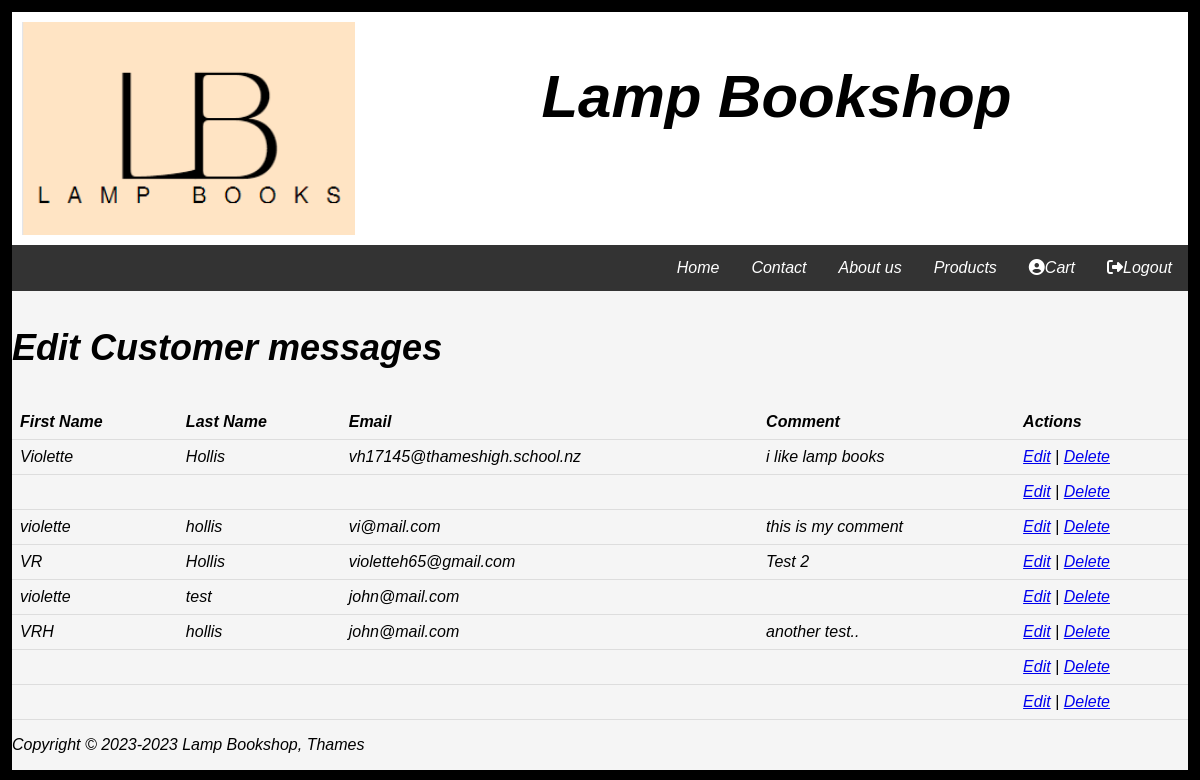
Before: /admin/admin.php (signed in) with the older database file.
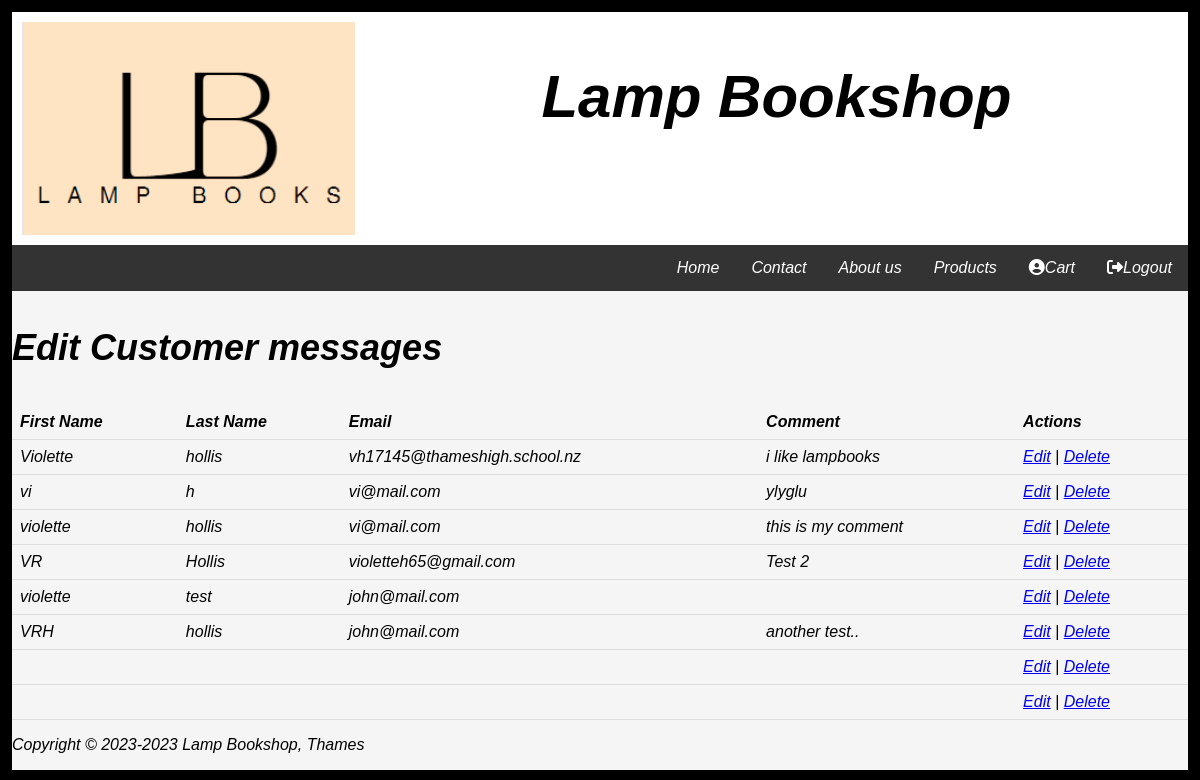
After: the same page with the newer database file.
### tables this page shows
CREATE TABLE IF NOT EXISTS `contact` (
  `id` int NOT NULL AUTO_INCREMENT,
  `fname` varchar(50) NOT NULL,
  `lname` varchar(50) NOT NULL,
  `email` varchar(100) NOT NULL,
  `comment` text NOT NULL,
  PRIMARY KEY (`id`)
);

### admin/admin.php (the view, shortened to what this page needs)
<!DOCTYPE html>
<html lang="en">
    <?php
if (!isset($_SESSION['loggedin'])) {
    header('Location: phplogin/login.php');
}else{
    ?>
<head>
    <link href="../css/style.css" rel="stylesheet" type="text/css">
</head>
    <body>
     <?php
if (isset($_SESSION['loggedin'])) {
     if ($_SESSION['name'] == 'admin'){
        include '../adminheader.php';
    }
    else{
    include 'loginheader.php';}
}
        else{
        include 'header.php';}
        ?>
         <div class="row">
             <h3>Edit Customer messages </h3>
             <?php
    require_once '../setup.php';
    $sql = "SELECT * FROM contact";
 $result = mysqli_query($conn, $sql);
 if (mysqli_num_rows($result) > 0) {
        echo '<table>';
        echo '<tr><th>First Name</th><th>Last Name</th><th>Email</th><th>Comment</th><th>Actions</th></tr>';
        while ($row = mysqli_fetch_assoc($result)) {
            echo '<tr>';
            echo '<td>' . $row['fname'] . '</td>';
            echo '<td>' . $row['lname'] . '</td>';
            echo '<td>' . $row['email'] . '</td>';
            echo '<td>' . $row['comment'] . '</td>';
            echo '<td><a href="edit.php?id=' . $row['id'] . ' ">Edit</a> | <a href="delete.php?id=' . $row['id'] .'">Delete</a></td>';
                     echo '</tr>';
        }
        echo '</table>';
      } else {
        echo 'No records found.';
    }
           ?>
    </div>
          <?php include '../footer.php';
}
        ?>
    </body>
</html>

### loginheader.php (shortened to what this page needs)
	<link rel="stylesheet" href="https://cdnjs.cloudflare.com/ajax/libs/font-awesome/6.2.0/css/all.min.css">
<div class ="header">
<div class="logorow">
<div class="logoleftside">
        <img src="images/logo1.png" alt="Logo" class="logo" width="200">
       </div>
       <div class="logorightside">
                <h1 style="font-size:5vw;">Lamp Bookshop</h1>
       </div>
       </div>
        </div>
            <div class="navbar">
<ul>
    <li><a href="phplogin/logout.php"><i class="fas fa-sign-out-alt"></i>Logout</a></li>
    <li><a href="cart.php"><i class="fas fa-user-circle"></i>Cart</a></li>
    <li class="dropdown">
    <a href="products.php" class="dropbtn">Products</a>
    </li>
    <li><a href="about.php">About us</a>
    </li>
    <li><a href="contact.php">Contact</a> </li>
    <li><a href="index.php">Home</a> </li>
</ul>
                </div>

### footer.php
<?php
echo "<p>Copyright &copy; 2023-" . date("Y") . " Lamp Bookshop, Thames</p>";
?>

### css/style.css (style rules this page uses)
html { background-color: whitesmoke; width: 100%; }
body { text-align: left; background-color: whitesmoke; border: 1vw solid black; font-style: italic; word-break: keep-all; }
h3 { font-size:3vw; text-align: center; }
h1 { text-align: center; }
* { box-sizing: border-box; }
.row { display: flex; flex-wrap: wrap; }
* { box-sizing: border-box }
body { font-family: Verdana, sans-serif; margin:0 }
img { vertical-align: middle; width: 100%; max-width: 700px; height: auto; }
.logorow { display: flex; flex-wrap: wrap; }
.logorightside { flex: 70%; background-color: white; padding: 10px; }
.logoleftside { flex: 30%; background-color: white; padding: 10px; }
div.logoleftside img { width: 100%; float: left; align-content: center; }
ul { list-style-type: none; margin: 0; padding: 0; overflow: hidden; background-color: #333; }
li { float: right; }
li a, .dropbtn { display: inline-block; color: white; text-align: center; padding: 14px 16px; text-decoration: none; }
li.dropdown { display: inline-block; }

### admin/admin.php (style rules this page uses)
.row { width: 100%; }
table { width: 100%; border-collapse: collapse; }
th, td { padding: 8px; text-align: left; border-bottom: 1px solid #ddd; }

Changed rows visible on the page:
changed contact "Violette": lname "Hollis" → "hollis"; comment "i like lamp books" → "i like lampbooks"
changed contact: fname (not shown) → "vi"; lname (not shown) → "h"; email (not shown) → "vi@mail.com"; comment (not shown) → "ylyglu"
